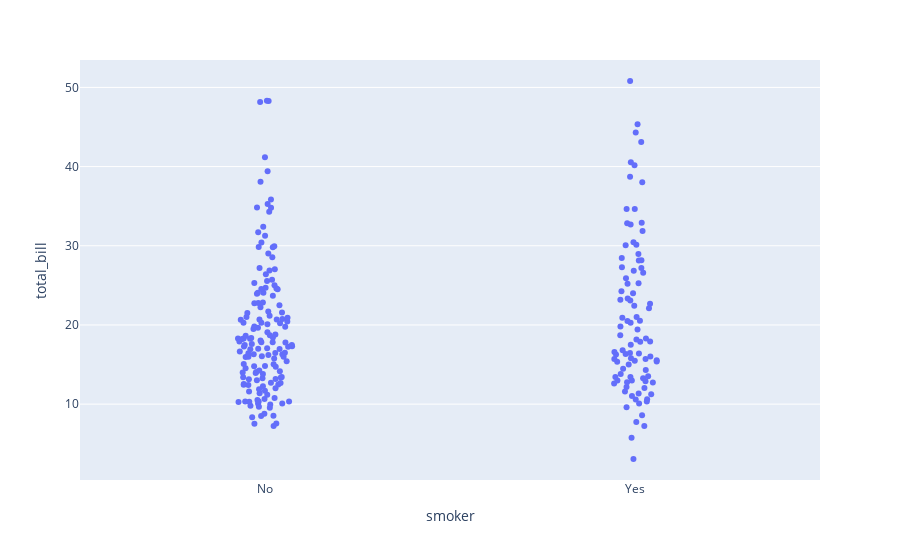

Here is the notebook cell this chart was saved with:
### Code cell
fig = px.strip(df, x = 'smoker', y ='total_bill')
fig.show()

### Figure 1 — Plotly figure (JSON) as saved in the notebook; plotly's stock layout.template omitted (floating-point values rounded to 4 significant figures; data arrays with more than 128 entries replaced by an {"elided": "..."} marker saying what was removed)
{"data": [{"alignmentgroup": "True", "boxpoints": "all", "fillcolor": "rgba(255,255,255,0)", "hoveron": "points", "hovertemplate": "smoker=%{x}<br>total_bill=%{y}<extra></extra>", "legendgroup": "", "line": {"color": "rgba(255,255,255,0)"}, "marker": {"color": "#636efa"}, "name": "", "offsetgroup": "", "orientation": "v", "pointpos": 0, "showlegend": false, "type": "box", "x": {"elided": "244 str values"}, "x0": " ", "xaxis": "x", "y": {"elided": "244 float values"}, "y0": " ", "yaxis": "y"}], "layout": {"boxmode": "group", "legend": {"tracegroupgap": 0}, "margin": {"t": 60}, "xaxis": {"anchor": "y", "domain": [0, 1], "title": {"text": "smoker"}}, "yaxis": {"anchor": "x", "domain": [0, 1], "title": {"text": "total_bill"}}}}
